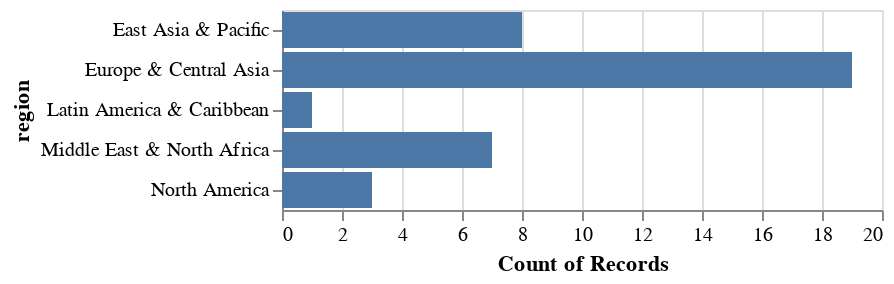

Write notebook code for a chart like this one.
### Markdown cell above
## 2.1 Roll-up
**Use case:** Going from detailed view to aggregated view

### Code cell
alt.Chart(data[data.gdp_capita>40000]).mark_bar().encode(
    y='region:N',
    x='count():Q'
)

### Figure 1 — Vega-Lite specification as saved in the notebook (floating-point values rounded to 4 significant figures)
{"config": {"view": {"continuousWidth": 300, "continuousHeight": 300}}, "data": {"name": "data-8fe25af7595ea9e271b2f15f27796ce3"}, "mark": {"type": "bar"}, "encoding": {"x": {"aggregate": "count", "type": "quantitative"}, "y": {"field": "region", "type": "nominal"}}, "$schema": "https://vega.github.io/schema/vega-lite/v5.15.1.json", "datasets": {"data-8fe25af7595ea9e271b2f15f27796ce3": [{"iso3": "DNK", "iso2": "DK", "name": "Denmark", "capital": "Copenhagen", "continent": "Europe", "region": "Europe & Central Asia", "income_level": "High income", "year": 2020, "population": 5831000.0, "gdp": 354700000000.0, "inflation": 2.608, "female_population": 2931000.0, "life_expectancy": 81.6, "poverty": 0.2, "fertility": 1.68, "hospital_beds_1000": null, "physicians_1000": null, "maternal_death_risk": 0.008111, "suicides_100k": null, "health_expenditure_share": 10.53, "infant_mortality_1000": 3.2, "renewables_share": null, "co2_capita": 4.691, "greenhousegas_capita": 41140.0, "gdp_capita": 60830.0}, {"iso3": "ARE", "iso2": "AE", "name": "United Arab Emirates", "capital": "Abu Dhabi", "continent": "Asia", "region": "Middle East & North Africa", "income_level": "High income", "year": 2020, "population": 9287000.0, "gdp": 663700000000.0, "inflation": -12.03, "female_population": 2812000.0, "life_expectancy": 78.95, "poverty": null, "fertility": 1.46, "hospital_beds_1000": null, "physicians_1000": null, "maternal_death_risk": 0.01628, "suicides_100k": null, "health_expenditure_share": 5.672, "infant_mortality_1000": 5.6, "renewables_share": null, "co2_capita": 20.25, "greenhousegas_capita": 249900.0, "gdp_capita": 71460.0}, {"iso3": "SVN", "iso2": "SI", "name": "Slovenia", "capital": "Ljubljana", "continent": "Europe", "region": "Europe & Central Asia", "income_level": "High income", "year": 2020, "population": 2102000.0, "gdp": 85930000000.0, "inflation": 1.259, "female_population": 1047000.0, "life_expectancy": 80.53, "poverty": 0.0, "fertility": 1.59, "hospital_beds_1000": null, "physicians_1000": null, "maternal_death_risk": 0.00632, "suicides_100k": null, "health_expenditure_share": 9.454, "infant_mortality_1000": 1.8, "renewables_share": null, "co2_capita": 5.935, "greenhousegas_capita": 15290.0, "gdp_capita": 40870.0}, {"iso3": "ITA", "iso2": "IT", "name": "Italy", "capital": "Rome", "continent": "Europe", "region": "Europe & Central Asia", "income_level": "High income", "year": 2020, "population": 59440000.0, "gdp": 2564000000000.0, "inflation": 1.571, "female_population": 30480000.0, "life_expectancy": 82.2, "poverty": 0.8, "fertility": 1.24, "hospital_beds_1000": null, "physicians_1000": 3.948, "maternal_death_risk": 0.004803, "suicides_100k": null, "health_expenditure_share": 9.634, "infant_mortality_1000": 2.4, "renewables_share": null, "co2_capita": 4.732, "greenhousegas_capita": 352100.0, "gdp_capita": 43140.0}, {"iso3": "ISR", "iso2": "IL", "name": "Israel", "capital": null, "continent": "Asia", "region": "Middle East & North Africa", "income_level": "High income", "year": 2020, "population": 9215000.0, "gdp": 370600000000.0, "inflation": 1.041, "female_population": 4623000.0, "life_expectancy": 82.65, "poverty": null, "fertility": 2.9, "hospital_beds_1000": null, "physicians_1000": 3.626, "maternal_death_risk": 0.008909, "suicides_100k": null, "health_expenditure_share": 8.32, "infant_mortality_1000": 2.8, "renewables_share": null, "co2_capita": 6.345, "greenhousegas_capita": 83660.0, "gdp_capita": 40220.0}, {"iso3": "FIN", "iso2": "FI", "name": "Finland", "capital": "Helsinki", "continent": "Europe", "region": "Europe & Central Asia", "income_level": "High income", "year": 2020, "population": 5530000.0, "gdp": 289200000000.0, "inflation": 1.635, "female_population": 2798000.0, "life_expectancy": 81.93, "poverty": 0.0, "fertility": 1.37, "hospital_beds_1000": null, "physicians_1000": null, "maternal_death_risk": 0.0116, "suicides_100k": null, "health_expenditure_share": 9.613, "infant_mortality_1000": 1.8, "renewables_share": null, "co2_capita": 6.57, "greenhousegas_capita": 47740.0, "gdp_capita": 52310.0}, {"iso3": "FRA", "iso2": "FR", "name": "France", "capital": "Paris", "continent": "Europe", "region": "Europe & Central Asia", "income_level": "High income", "year": 2020, "population": 67570000.0, "gdp": 3253000000000.0, "inflation": 2.785, "female_population": 34900000.0, "life_expectancy": 82.18, "poverty": 0.1, "fertility": 1.83, "hospital_beds_1000": null, "physicians_1000": null, "maternal_death_risk": 0.01377, "suicides_100k": null, "health_expenditure_share": 12.21, "infant_mortality_1000": 3.4, "renewables_share": null, "co2_capita": 3.954, "greenhousegas_capita": 376000.0, "gdp_capita": 48130.0}, {"iso3": "IRL", "iso2": "IE", "name": "Ireland", "capital": "Dublin", "continent": "Europe", "region": "Europe & Central Asia", "income_level": "High income", "year": 2020, "population": 4985000.0, "gdp": 468300000000.0, "inflation": -1.565, "female_population": 2516000.0, "life_expectancy": 82.56, "poverty": 0.1, "fertility": 1.63, "hospital_beds_1000": null, "physicians_1000": 3.49, "maternal_death_risk": 0.008683, "suicides_100k": null, "health_expenditure_share": 7.101, "infant_mortality_1000": 2.8, "renewables_share": null, "co2_capita": 6.768, "greenhousegas_capita": 59500.0, "gdp_capita": 93940.0}, {"iso3": "CYM", "iso2": "KY", "name": "Cayman Islands", "capital": "George Town", "continent": "Americas", "region": "Latin America & Caribbean ", "income_level": "High income", "year": 2020, "population": 67310.0, "gdp": 4800000000.0, "inflation": 0.1569, "female_population": 33370.0, "life_expectancy": null, "poverty": null, "fertility": null, "hospital_beds_1000": null, "physicians_1000": null, "maternal_death_risk": null, "suicides_100k": null, "health_expenditure_share": null, "infant_mortality_1000": null, "renewables_share": null, "co2_capita": null, "greenhousegas_capita": null, "gdp_capita": 71310.0}, {"iso3": "NLD", "iso2": "NL", "name": "Netherlands", "capital": "Amsterdam", "continent": "Europe", "region": "Europe & Central Asia", "income_level": "High income", "year": 2020, "population": 17440000.0, "gdp": 1043000000000.0, "inflation": 1.929, "female_population": 8776000.0, "life_expectancy": 81.36, "poverty": 0.0, "fertility": 1.54, "hospital_beds_1000": null, "physicians_1000": 4.079, "maternal_death_risk": 0.00751, "suicides_100k": null, "health_expenditure_share": 11.14, "infant_mortality_1000": 3.5, "renewables_share": null, "co2_capita": 7.472, "greenhousegas_capita": 155900.0, "gdp_capita": 59820.0}, {"iso3": "KOR", "iso2": "KR", "name": "Korea, Rep.", "capital": "Seoul", "continent": "Asia", "region": "East Asia & Pacific", "income_level": "High income", "year": 2020, "population": 51840000.0, "gdp": 2317000000000.0, "inflation": 1.564, "female_population": 25940000.0, "life_expectancy": 83.43, "poverty": null, "fertility": 0.837, "hospital_beds_1000": null, "physicians_1000": null, "maternal_death_risk": 0.00565, "suicides_100k": null, "health_expenditure_share": 8.364, "infant_mortality_1000": 2.6, "renewables_share": null, "co2_capita": 10.99, "greenhousegas_capita": 659300.0, "gdp_capita": 44690.0}, {"iso3": "CHE", "iso2": "CH", "name": "Switzerland", "capital": "Bern", "continent": "Europe", "region": "Europe & Central Asia", "income_level": "High income", "year": 2020, "population": 8638000.0, "gdp": 611700000000.0, "inflation": -0.7412, "female_population": 4352000.0, "life_expectancy": 83.0, "poverty": null, "fertility": 1.46, "hospital_beds_1000": null, "physicians_1000": 4.38, "maternal_death_risk": 0.01286, "suicides_100k": null, "health_expenditure_share": 11.8, "infant_mortality_1000": 3.4, "renewables_share": null, "co2_capita": 4.042, "greenhousegas_capita": 43990.0, "gdp_capita": 70810.0}, {"iso3": "NZL", "iso2": "NZ", "name": "New Zealand", "capital": "Wellington", "continent": "Oceania", "region": "East Asia & Pacific", "income_level": "High income", "year": 2020, "population": 5090000.0, "gdp": 231900000000.0, "inflation": 2.011, "female_population": 2568000.0, "life_expectancy": 82.26, "poverty": null, "fertility": 1.61, "hospital_beds_1000": null, "physicians_1000": 3.618, "maternal_death_risk": 0.01221, "suicides_100k": null, "health_expenditure_share": 10.03, "infant_mortality_1000": 4.0, "renewables_share": null, "co2_capita": 6.161, "greenhousegas_capita": 80160.0, "gdp_capita": 45550.0}, {"iso3": "QAT", "iso2": "QA", "name": "Qatar", "capital": "Doha", "continent": "Asia", "region": "Middle East & North Africa", "income_level": "High income", "year": 2020, "population": 2760000.0, "gdp": 259500000000.0, "inflation": -15.03, "female_population": 755000.0, "life_expectancy": 79.1, "poverty": null, "fertility": 1.816, "hospital_beds_1000": null, "physicians_1000": null, "maternal_death_risk": 0.01591, "suicides_100k": null, "health_expenditure_share": 4.183, "infant_mortality_1000": 4.8, "renewables_share": null, "co2_capita": 31.73, "greenhousegas_capita": 119600.0, "gdp_capita": 94010.0}, {"iso3": "AUT", "iso2": "AT", "name": "Austria", "capital": "Vienna", "continent": "Europe", "region": "Europe & Central Asia", "income_level": "High income", "year": 2020, "population": 8917000.0, "gdp": 510600000000.0, "inflation": 2.559, "female_population": 4530000.0, "life_expectancy": 81.19, "poverty": 0.7, "fertility": 1.44, "hospital_beds_1000": null, "physicians_1000": 5.293, "maternal_death_risk": 0.007284, "suicides_100k": null, "health_expenditure_share": 11.47, "infant_mortality_1000": 3.0, "renewables_share": null, "co2_capita": 6.633, "greenhousegas_capita": 71020.0, "gdp_capita": 57260.0}, {"iso3": "SAU", "iso2": "SA", "name": "Saudi Arabia", "capital": "Riyadh", "continent": "Asia", "region": "Middle East & North Africa", "income_level": "High income", "year": 2020, "population": 36000000.0, "gdp": 1702000000000.0, "inflation": -8.463, "female_population": 15110000.0, "life_expectancy": 76.24, "poverty": null, "fertility": 2.465, "hospital_beds_1000": null, "physicians_1000": 2.738, "maternal_death_risk": 0.03927, "suicides_100k": null, "health_expenditure_share": null, "infant_mortality_1000": 6.0, "renewables_share": null, "co2_capita": 14.27, "greenhousegas_capita": 712600.0, "gdp_capita": 47280.0}, {"iso3": "BHR", "iso2": "BH", "name": "Bahrain", "capital": "Manama", "continent": "Asia", "region": "Middle East & North Africa", "income_level": "High income", "year": 2020, "population": 1477000.0, "gdp": 74880000000.0, "inflation": -6.067, "female_population": 557000.0, "life_expectancy": 79.17, "poverty": null, "fertility": 1.832, "hospital_beds_1000": null, "physicians_1000": null, "maternal_death_risk": 0.03322, "suicides_100k": null, "health_expenditure_share": 4.723, "infant_mortality_1000": 6.0, "renewables_share": null, "co2_capita": 21.98, "greenhousegas_capita": 54150.0, "gdp_capita": 50680.0}, {"iso3": "GBR", "iso2": "GB", "name": "United Kingdom", "capital": "London", "continent": "Europe", "region": "Europe & Central Asia", "income_level": "High income", "year": 2020, "population": 67080000.0, "gdp": 3077000000000.0, "inflation": 5.933, "female_population": 33950000.0, "life_expectancy": 80.35, "poverty": 0.5, "fertility": 1.56, "hospital_beds_1000": null, "physicians_1000": 3.004, "maternal_death_risk": 0.0171, "suicides_100k": null, "health_expenditure_share": 11.98, "infant_mortality_1000": 3.7, "renewables_share": null, "co2_capita": 4.601, "greenhousegas_capita": 398300.0, "gdp_capita": 45870.0}, {"iso3": "LUX", "iso2": "LU", "name": "Luxembourg", "capital": "Luxembourg", "continent": "Europe", "region": "Europe & Central Asia", "income_level": "High income", "year": 2020, "population": 630400.0, "gdp": 75660000000.0, "inflation": 4.695, "female_population": 313200.0, "life_expectancy": 82.14, "poverty": 0.0, "fertility": 1.36, "hospital_beds_1000": null, "physicians_1000": null, "maternal_death_risk": 0.009045, "suicides_100k": null, "health_expenditure_share": 5.767, "infant_mortality_1000": 2.3, "renewables_share": null, "co2_capita": 12.46, "greenhousegas_capita": 8814.0, "gdp_capita": 120000.0}, {"iso3": "BRN", "iso2": "BN", "name": "Brunei Darussalam", "capital": "Bandar Seri Begawan", "continent": "Asia", "region": "East Asia & Pacific", "income_level": "High income", "year": 2020, "population": 441700.0, "gdp": 28740000000.0, "inflation": -10.86, "female_population": 213000.0, "life_expectancy": 74.8, "poverty": null, "fertility": 1.796, "hospital_beds_1000": null, "physicians_1000": null, "maternal_death_risk": 0.07632, "suicides_100k": null, "health_expenditure_share": 2.394, "infant_mortality_1000": 9.6, "renewables_share": null, "co2_capita": 21.71, "greenhousegas_capita": 11910.0, "gdp_capita": 65050.0}, {"iso3": "MAC", "iso2": "MO", "name": "Macao SAR, China", "capital": null, "continent": "Asia", "region": "East Asia & Pacific", "income_level": "High income", "year": 2020, "population": 676300.0, "gdp": 39390000000.0, "inflation": -0.2422, "female_population": 358600.0, "life_expectancy": 85.18, "poverty": null, "fertility": 1.072, "hospital_beds_1000": null, "physicians_1000": null, "maternal_death_risk": null, "suicides_100k": null, "health_expenditure_share": null, "infant_mortality_1000": null, "renewables_share": null, "co2_capita": null, "greenhousegas_capita": null, "gdp_capita": 58250.0}, {"iso3": "NOR", "iso2": "NO", "name": "Norway", "capital": "Oslo", "continent": "Europe", "region": "Europe & Central Asia", "income_level": "High income", "year": 2020, "population": 5379000.0, "gdp": 350400000000.0, "inflation": -2.517, "female_population": 2667000.0, "life_expectancy": 83.21, "poverty": null, "fertility": 1.48, "hospital_beds_1000": null, "physicians_1000": 5.047, "maternal_death_risk": 0.002318, "suicides_100k": null, "health_expenditure_share": 11.42, "infant_mortality_1000": 1.8, "renewables_share": null, "co2_capita": 6.725, "greenhousegas_capita": 46120.0, "gdp_capita": 65130.0}, {"iso3": "CAN", "iso2": "CA", "name": "Canada", "capital": "Ottawa", "continent": "Americas", "region": "North America", "income_level": "High income", "year": 2020, "population": 38010000.0, "gdp": 1795000000000.0, "inflation": 0.6155, "female_population": 19120000.0, "life_expectancy": 81.67, "poverty": null, "fertility": 1.41, "hospital_beds_1000": null, "physicians_1000": null, "maternal_death_risk": 0.01531, "suicides_100k": null, "health_expenditure_share": 12.94, "infant_mortality_1000": 4.5, "renewables_share": null, "co2_capita": 13.6, "greenhousegas_capita": 677700.0, "gdp_capita": 47230.0}, {"iso3": "AUS", "iso2": "AU", "name": "Australia", "capital": "Canberra", "continent": "Oceania", "region": "East Asia & Pacific", "income_level": "High income", "year": 2020, "population": 25660000.0, "gdp": 1361000000000.0, "inflation": 1.74, "female_population": 12920000.0, "life_expectancy": 83.2, "poverty": null, "fertility": 1.581, "hospital_beds_1000": null, "physicians_1000": 4.129, "maternal_death_risk": 0.005132, "suicides_100k": null, "health_expenditure_share": 10.65, "infant_mortality_1000": 3.2, "renewables_share": null, "co2_capita": 14.77, "greenhousegas_capita": 571900.0, "gdp_capita": 53070.0}, {"iso3": "HKG", "iso2": "HK", "name": "Hong Kong SAR, China", "capital": null, "continent": "Asia", "region": "East Asia & Pacific", "income_level": "High income", "year": 2020, "population": 7481000.0, "gdp": 441500000000.0, "inflation": 0.6383, "female_population": 4028000.0, "life_expectancy": 85.5, "poverty": null, "fertility": 0.883, "hospital_beds_1000": null, "physicians_1000": null, "maternal_death_risk": null, "suicides_100k": null, "health_expenditure_share": null, "infant_mortality_1000": null, "renewables_share": null, "co2_capita": null, "greenhousegas_capita": null, "gdp_capita": 59020.0}, {"iso3": "SMR", "iso2": "SM", "name": "San Marino", "capital": "San Marino", "continent": "Europe", "region": "Europe & Central Asia", "income_level": "High income", "year": 2020, "population": 34010.0, "gdp": 2024000000.0, "inflation": 0.3446, "female_population": 17440.0, "life_expectancy": null, "poverty": null, "fertility": null, "hospital_beds_1000": null, "physicians_1000": null, "maternal_death_risk": null, "suicides_100k": null, "health_expenditure_share": 8.691, "infant_mortality_1000": 1.6, "renewables_share": null, "co2_capita": null, "greenhousegas_capita": null, "gdp_capita": 59520.0}, {"iso3": "ISL", "iso2": "IS", "name": "Iceland", "capital": "Reykjavik", "continent": "Europe", "region": "Europe & Central Asia", "income_level": "High income", "year": 2020, "population": 366500.0, "gdp": 19900000000.0, "inflation": 4.058, "female_population": 178500.0, "life_expectancy": 83.06, "poverty": null, "fertility": 1.72, "hospital_beds_1000": null, "physicians_1000": null, "maternal_death_risk": 0.005552, "suicides_100k": null, "health_expenditure_share": 9.558, "infant_mortality_1000": 2.1, "renewables_share": null, "co2_capita": 3.947, "greenhousegas_capita": 2653.0, "gdp_capita": 54300.0}, {"iso3": "MLT", "iso2": "MT", "name": "Malta", "capital": "Valletta", "continent": "Europe", "region": "Middle East & North Africa", "income_level": "High income", "year": 2020, "population": 515300.0, "gdp": 23150000000.0, "inflation": 1.608, "female_population": 248400.0, "life_expectancy": 82.35, "poverty": 0.3, "fertility": 1.13, "hospital_beds_1000": null, "physicians_1000": null, "maternal_death_risk": 0.004042, "suicides_100k": null, "health_expenditure_share": 10.84, "infant_mortality_1000": 5.2, "renewables_share": null, "co2_capita": 3.126, "greenhousegas_capita": 2082.0, "gdp_capita": 44930.0}, {"iso3": "DEU", "iso2": "DE", "name": "Germany", "capital": "Berlin", "continent": "Europe", "region": "Europe & Central Asia", "income_level": "High income", "year": 2020, "population": 83160000.0, "gdp": 4697000000000.0, "inflation": 1.811, "female_population": 42130000.0, "life_expectancy": 81.04, "poverty": null, "fertility": 1.53, "hospital_beds_1000": null, "physicians_1000": 4.435, "maternal_death_risk": 0.007712, "suicides_100k": null, "health_expenditure_share": 12.82, "infant_mortality_1000": 3.1, "renewables_share": null, "co2_capita": 7.255, "greenhousegas_capita": 692800.0, "gdp_capita": 56480.0}, {"iso3": "BEL", "iso2": "BE", "name": "Belgium", "capital": "Brussels", "continent": "Europe", "region": "Europe & Central Asia", "income_level": "High income", "year": 2020, "population": 11540000.0, "gdp": 629700000000.0, "inflation": 1.506, "female_population": 5843000.0, "life_expectancy": 80.7, "poverty": 0.1, "fertility": 1.55, "hospital_beds_1000": null, "physicians_1000": null, "maternal_death_risk": 0.008279, "suicides_100k": null, "health_expenditure_share": 11.06, "infant_mortality_1000": 3.4, "renewables_share": null, "co2_capita": 7.398, "greenhousegas_capita": 100100.0, "gdp_capita": 54570.0}, {"iso3": "LTU", "iso2": "LT", "name": "Lithuania", "capital": "Vilnius", "continent": "Europe", "region": "Europe & Central Asia", "income_level": "High income", "year": 2020, "population": 2795000.0, "gdp": 112300000000.0, "inflation": 1.889, "female_population": 1486000.0, "life_expectancy": 74.98, "poverty": 0.2, "fertility": 1.48, "hospital_beds_1000": null, "physicians_1000": null, "maternal_death_risk": 0.01501, "suicides_100k": null, "health_expenditure_share": 7.538, "infant_mortality_1000": 2.9, "renewables_share": null, "co2_capita": 4.184, "greenhousegas_capita": 19780.0, "gdp_capita": 40180.0}, {"iso3": "CZE", "iso2": "CZ", "name": "Czechia", "capital": "Prague", "continent": "Europe", "region": "Europe & Central Asia", "income_level": "High income", "year": 2020, "population": 10700000.0, "gdp": 458200000000.0, "inflation": 4.318, "female_population": 5428000.0, "life_expectancy": 78.23, "poverty": 0.0, "fertility": 1.71, "hospital_beds_1000": null, "physicians_1000": 4.153, "maternal_death_risk": 0.005871, "suicides_100k": null, "health_expenditure_share": 9.24, "infant_mortality_1000": 2.3, "renewables_share": null, "co2_capita": 8.304, "greenhousegas_capita": 108300.0, "gdp_capita": 42830.0}, {"iso3": "USA", "iso2": "US", "name": "United States", "capital": "Washington D.C.", "continent": "Americas", "region": "North America", "income_level": "High income", "year": 2020, "population": 331500000.0, "gdp": 21060000000000.0, "inflation": 1.305, "female_population": 167200000.0, "life_expectancy": 76.98, "poverty": 0.2, "fertility": 1.641, "hospital_beds_1000": null, "physicians_1000": null, "maternal_death_risk": 0.03638, "suicides_100k": null, "health_expenditure_share": 18.82, "infant_mortality_1000": 5.4, "renewables_share": null, "co2_capita": 13.03, "greenhousegas_capita": 5505000.0, "gdp_capita": 63530.0}, {"iso3": "JPN", "iso2": "JP", "name": "Japan", "capital": "Tokyo", "continent": "Asia", "region": "East Asia & Pacific", "income_level": "High income", "year": 2020, "population": 126300000.0, "gdp": 5263000000000.0, "inflation": 0.9442, "female_population": 64890000.0, "life_expectancy": 84.56, "poverty": null, "fertility": 1.33, "hospital_beds_1000": null, "physicians_1000": null, "maternal_death_risk": 0.004507, "suicides_100k": null, "health_expenditure_share": 10.9, "infant_mortality_1000": 1.8, "renewables_share": null, "co2_capita": 8.031, "greenhousegas_capita": 1095000.0, "gdp_capita": 41680.0}, {"iso3": "KWT", "iso2": "KW", "name": "Kuwait", "capital": "Kuwait City", "continent": "Asia", "region": "Middle East & North Africa", "income_level": "High income", "year": 2020, "population": 4360000.0, "gdp": 202300000000.0, "inflation": -13.91, "female_population": 1689000.0, "life_expectancy": 76.92, "poverty": null, "fertility": 2.14, "hospital_beds_1000": null, "physicians_1000": 2.342, "maternal_death_risk": 0.01251, "suicides_100k": null, "health_expenditure_share": 6.307, "infant_mortality_1000": 7.5, "renewables_share": null, "co2_capita": 21.17, "greenhousegas_capita": 135900.0, "gdp_capita": 46380.0}, {"iso3": "BMU", "iso2": "BM", "name": "Bermuda", "capital": "Hamilton", "continent": "Americas", "region": "North America", "income_level": "High income", "year": 2020, "population": 63890.0, "gdp": 5136000000.0, "inflation": -0.4151, "female_population": 33020.0, "life_expectancy": 81.14, "poverty": null, "fertility": 1.4, "hospital_beds_1000": null, "physicians_1000": null, "maternal_death_risk": null, "suicides_100k": null, "health_expenditure_share": null, "infant_mortality_1000": null, "renewables_share": null, "co2_capita": null, "greenhousegas_capita": null, "gdp_capita": 80380.0}, {"iso3": "SWE", "iso2": "SE", "name": "Sweden", "capital": "Stockholm", "continent": "Europe", "region": "Europe & Central Asia", "income_level": "High income", "year": 2020, "population": 10350000.0, "gdp": 581200000000.0, "inflation": 1.994, "female_population": 5142000.0, "life_expectancy": 82.36, "poverty": 0.4, "fertility": 1.67, "hospital_beds_1000": null, "physicians_1000": null, "maternal_death_risk": 0.007849, "suicides_100k": null, "health_expenditure_share": 11.38, "infant_mortality_1000": 2.1, "renewables_share": null, "co2_capita": 3.243, "greenhousegas_capita": 45460.0, "gdp_capita": 56140.0}, {"iso3": "SGP", "iso2": "SG", "name": "Singapore", "capital": "Singapore", "continent": "Asia", "region": "East Asia & Pacific", "income_level": "High income", "year": 2020, "population": 5686000.0, "gdp": 569900000000.0, "inflation": -2.696, "female_population": 2713000.0, "life_expectancy": 84.47, "poverty": null, "fertility": 1.1, "hospital_beds_1000": null, "physicians_1000": null, "maternal_death_risk": 0.007797, "suicides_100k": null, "health_expenditure_share": 6.054, "infant_mortality_1000": 1.8, "renewables_share": null, "co2_capita": 7.687, "greenhousegas_capita": 64270.0, "gdp_capita": 100200.0}]}}
